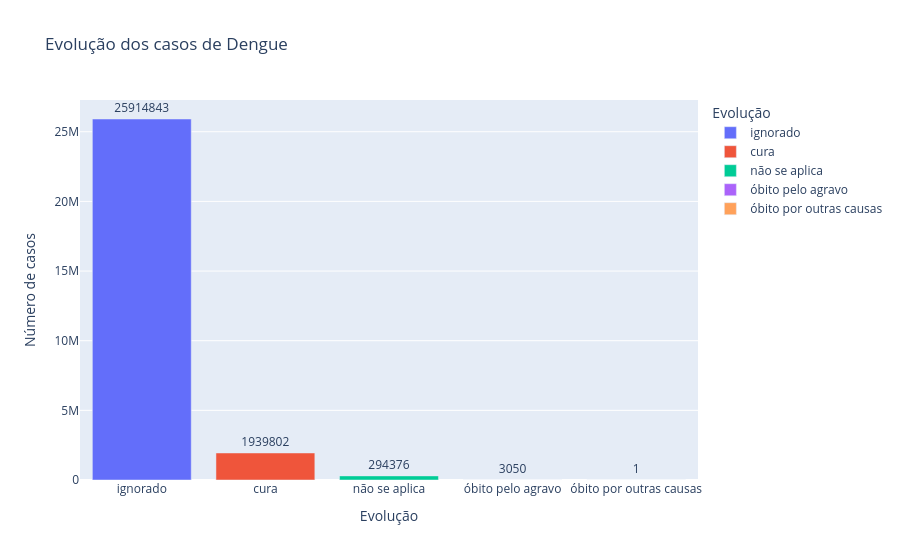

The code cell stored with this chart in its notebook:
### Code cell
# Contagem dos resultados
evolucao_counts = (
    df_evolucao["CON_EVOLUC"]
    .value_counts()
    .reset_index()
)

evolucao_counts.columns = ["Evolução", "Contagem"]

fig = px.bar(
    evolucao_counts,
    x="Evolução",
    y="Contagem",
    text="Contagem",
    title="Evolução dos casos de Dengue",
    labels={
        "Contagem": "Número de casos",
        "Evolução": "Evolução"
    },
    color="Evolução"
)

fig.update_traces(textposition="outside")

fig.show()

### Figure 1 — Plotly figure (JSON) as saved in the notebook; plotly's stock layout.template omitted (floating-point values rounded to 4 significant figures)
{"data": [{"hovertemplate": "Evolução=%{x}<br>Número de casos=%{text}<extra></extra>", "legendgroup": "ignorado", "marker": {"color": "#636efa", "pattern": {"shape": ""}}, "name": "ignorado", "orientation": "v", "showlegend": true, "text": [25910000.0], "textposition": "outside", "type": "bar", "x": ["ignorado"], "xaxis": "x", "y": [25914843], "yaxis": "y"}, {"hovertemplate": "Evolução=%{x}<br>Número de casos=%{text}<extra></extra>", "legendgroup": "cura", "marker": {"color": "#EF553B", "pattern": {"shape": ""}}, "name": "cura", "orientation": "v", "showlegend": true, "text": [1940000.0], "textposition": "outside", "type": "bar", "x": ["cura"], "xaxis": "x", "y": [1939802], "yaxis": "y"}, {"hovertemplate": "Evolução=%{x}<br>Número de casos=%{text}<extra></extra>", "legendgroup": "não se aplica", "marker": {"color": "#00cc96", "pattern": {"shape": ""}}, "name": "não se aplica", "orientation": "v", "showlegend": true, "text": [294400.0], "textposition": "outside", "type": "bar", "x": ["não se aplica"], "xaxis": "x", "y": [294376], "yaxis": "y"}, {"hovertemplate": "Evolução=%{x}<br>Número de casos=%{text}<extra></extra>", "legendgroup": "óbito pelo agravo", "marker": {"color": "#ab63fa", "pattern": {"shape": ""}}, "name": "óbito pelo agravo", "orientation": "v", "showlegend": true, "text": [3050.0], "textposition": "outside", "type": "bar", "x": ["óbito pelo agravo"], "xaxis": "x", "y": [3050], "yaxis": "y"}, {"hovertemplate": "Evolução=%{x}<br>Número de casos=%{text}<extra></extra>", "legendgroup": "óbito por outras causas", "marker": {"color": "#FFA15A", "pattern": {"shape": ""}}, "name": "óbito por outras causas", "orientation": "v", "showlegend": true, "text": [1.0], "textposition": "outside", "type": "bar", "x": ["óbito por outras causas"], "xaxis": "x", "y": [1], "yaxis": "y"}], "layout": {"barmode": "relative", "legend": {"title": {"text": "Evolução"}, "tracegroupgap": 0}, "title": {"text": "Evolução dos casos de Dengue"}, "xaxis": {"anchor": "y", "categoryarray": ["ignorado", "cura", "não se aplica", "óbito pelo agravo", "óbito por outras causas"], "categoryorder": "array", "domain": [0, 1], "title": {"text": "Evolução"}}, "yaxis": {"anchor": "x", "domain": [0, 1], "title": {"text": "Número de casos"}}}}
